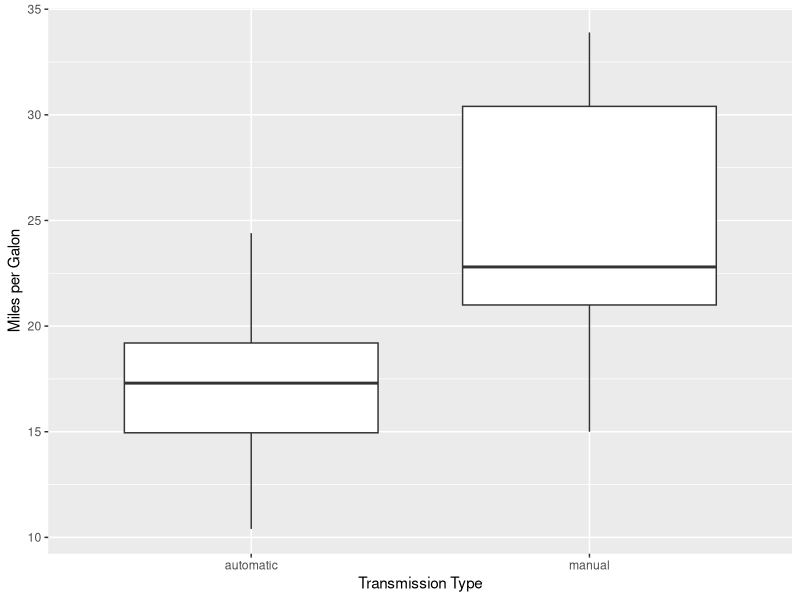
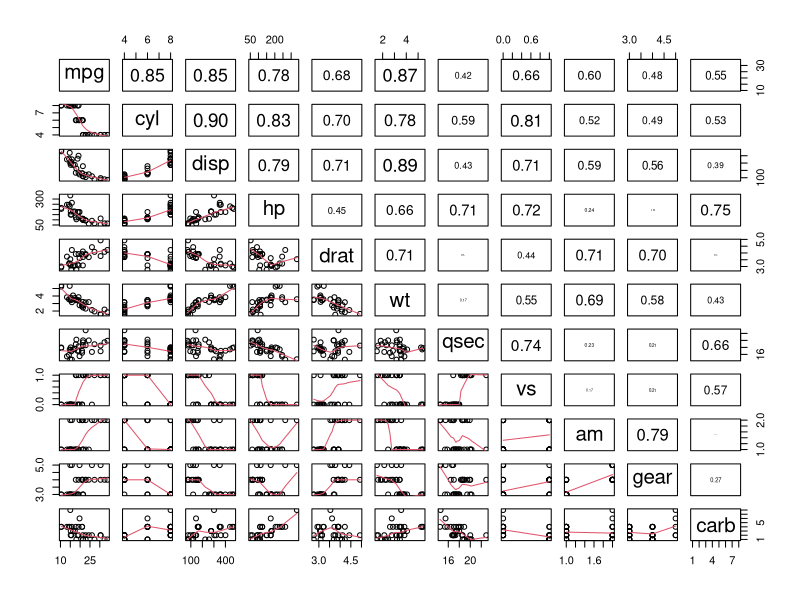
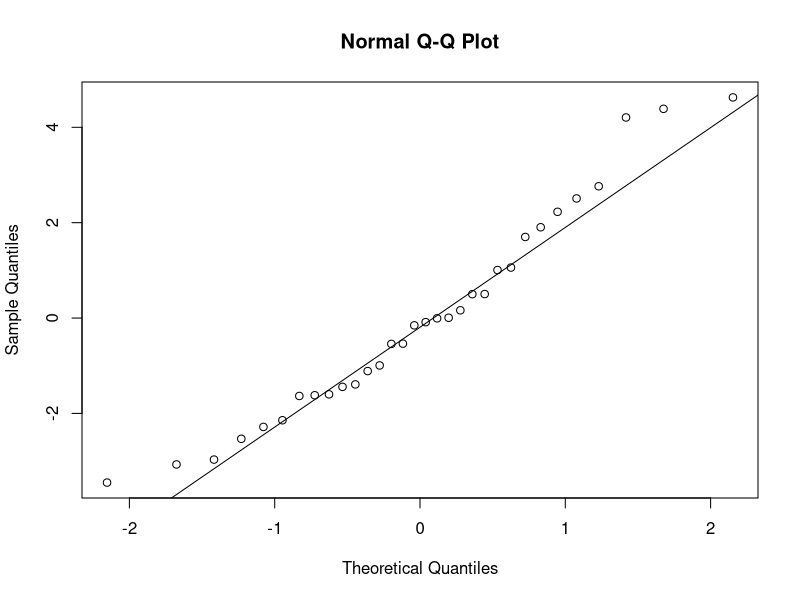
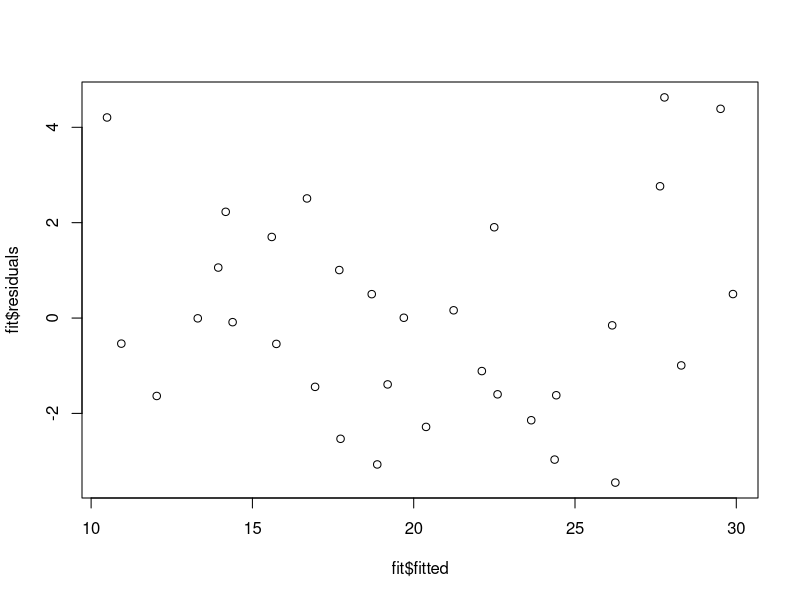

Reproduce these figures in R, in order.
## ---- chunk 1
# full model
summary(lm(mpg ~. , data = mtcars))$fstatistic
## ---- chunk 2
mtcars$am<-as.factor(mtcars$am)
levels(mtcars$am)<-c("automatic", "manual")
summary(lm(formula = mpg~am, mtcars))$coef
## ---- chunk 3
require(nnet); require(dplyr)
remove<-c(0,10)
backwards<-function(fit){
        while(remove[2]>0.05 ){
                if(remove[1] == "(Intercept)"){
                        return(fit)
                }
                # obtain all factors in the current model
                allFactors<-names(summary(fit)$coef[,4])
                # determine the index of the factor to be removed
                removeFactor<-which.is.max(x = summary(fit)$coef[,4])
                # remove the intercept value and the factor computed in the last step
                newFactors<-allFactors[-c(1, removeFactor)]
                # replace ammanual with am in the vector of factors
                restoreFactors<-gsub(pattern = "^.*amm.*$",replacement = "am", x = newFactors )
                # convert the vector to the correct format for use in the formula
                useFactors<-paste(restoreFactors, collapse = "+")
                # fit a new model
                fit<-lm(paste("mpg~",useFactors, sep = ""), data=mtcars)
                # obtain the index of the factor with the largest p-values
                ind<-which.is.max(x = summary(fit)$coef[,4])
                # remove this factor
                remove<-c(rownames(summary(fit)$coef)[ind], summary(fit)$coef[ind, 4])
                fit
        }
}
## ---- chunk 4
fit<-lm(mpg~., data = mtcars)
final<-backwards(fit); summary(final)$coef
# 95% confidence interval for the slope 
2.936+c(-1,1)*qt(p = .975, df = 27)*1.4109
## ---- chunk 5
library(ggplot2)
options(height=60)
ggplot(mtcars, aes(factor(am), mpg))+geom_boxplot()+labs(x="Transmission Type", y="Miles per Galon")
## ---- chunk 6
panel.cor <- function(x, y, digits = 2, prefix = "", cex.cor, ...)
{   usr <- par("usr"); on.exit(par(usr))
    par(usr = c(0, 1, 0, 1))
    r <- abs(cor(x, y))
    txt <- format(c(r, 0.123456789), digits = digits)[1]
    txt <- paste0(prefix, txt)
    if(missing(cex.cor)) cex.cor <- 0.8/strwidth(txt)
    text(0.5, 0.5, txt, cex = cex.cor * r)}
pairs(mtcars, lower.panel = panel.smooth, upper.panel = panel.cor)
## ---- chunk 7
qqnorm(fit$residuals)
qqline(fit$residuals)
## ---- chunk 8
plot(fit$residuals~fit$fitted)
## ---- chunk 9
backwards<-function(fit){
        while(remove[2]>0.05 ){
                if(remove[1] == "(Intercept)"){
                        return(fit)
                }
                # obtain all factors in the current model
                allFactors<-names(summary(fit)$coef[,4])
                # determine the index of the factor to be removed
                removeFactor<-which.is.max(x = summary(fit)$coef[,4])
                # remove the intercept value and the factor computed in the last step
                newFactors<-allFactors[-c(1, removeFactor)]
                # replace ammanual with am in the vector of factors
                restoreFactors<-gsub(pattern = "^.*amm.*$",replacement = "am", x = newFactors )
                # convert the vector to the correct format for use in the formula
                useFactors<-paste(restoreFactors, collapse = "+")
                # fit a new model
                fit<-lm(paste("mpg~",useFactors, sep = ""), data=mtcars)
                # obtain the index of the factor with the largest p-values
                ind<-which.is.max(x = summary(fit)$coef[,4])
                # remove this factor
                remove<-c(rownames(summary(fit)$coef)[ind], summary(fit)$coef[ind, 4])
                fit
        }
}
